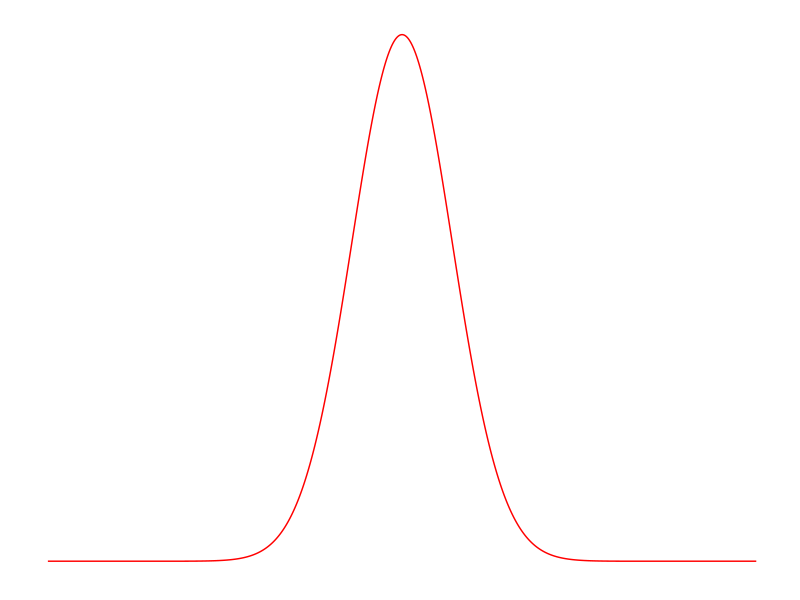
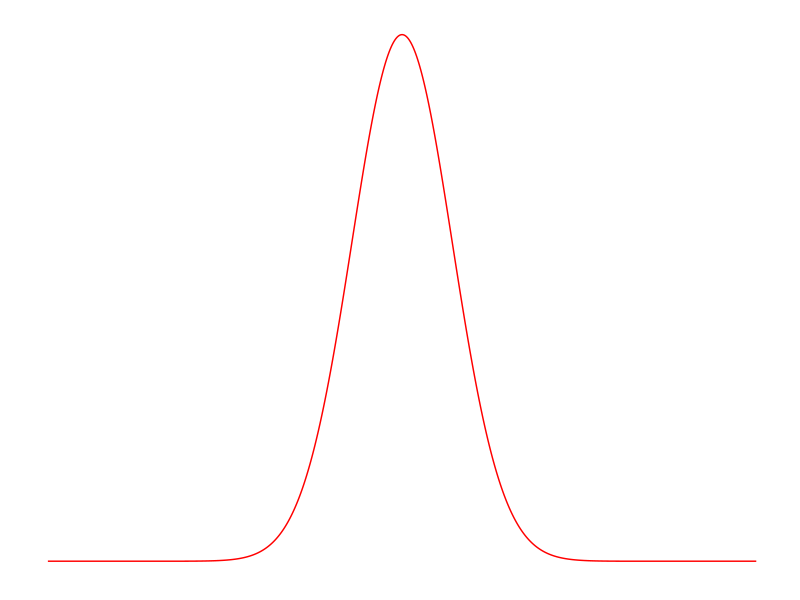

The R source for these figures, in order:
library(ggplot2)
library(grid)

theme_nothing <- function(base_size = 12, base_family = "Helvetica")
{
  theme_bw(base_size = base_size, base_family = base_family) %+replace%
    theme(
      rect             = element_blank(),
      line             = element_blank(),
      text             = element_blank(),
      axis.ticks.margin = unit(0, "lines")
    )
}

x <- seq(-5, 5, 0.01)
y <- exp(-x^2)
df <- data.frame(x=x, y=y)
ggplot(df, aes(x, y)) + geom_line(colour="red") + theme_nothing()
ggsave("images/pulse.png", width=20, height=20, units="mm", bg = "transparent")
